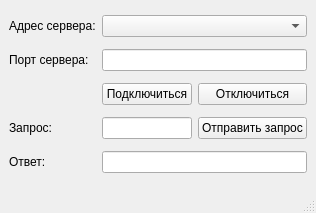
<?xml version="1.0" encoding="UTF-8"?>
<ui version="4.0">
 <class>ModbusClient</class>
 <widget class="QMainWindow" name="ModbusClient">
  <property name="geometry">
   <rect>
    <x>0</x>
    <y>0</y>
    <width>316</width>
    <height>213</height>
   </rect>
  </property>
  <property name="windowTitle">
   <string>ModbusTCPClient</string>
  </property>
  <widget class="QWidget" name="centralwidget">
   <layout class="QGridLayout" name="gridLayout">
    <item row="1" column="1" colspan="2">
     <widget class="QLineEdit" name="lePort"/>
    </item>
    <item row="3" column="1">
     <widget class="QLineEdit" name="leRequest"/>
    </item>
    <item row="0" column="1" colspan="2">
     <widget class="QComboBox" name="cbHostName"/>
    </item>
    <item row="1" column="0">
     <widget class="QLabel" name="label_2">
      <property name="text">
       <string>Порт сервера:</string>
      </property>
     </widget>
    </item>
    <item row="3" column="2">
     <widget class="QPushButton" name="pbSendRequest">
      <property name="text">
       <string>Отправить запрос</string>
      </property>
     </widget>
    </item>
    <item row="0" column="0">
     <widget class="QLabel" name="label">
      <property name="text">
       <string>Адрес сервера:</string>
      </property>
     </widget>
    </item>
    <item row="3" column="0">
     <widget class="QLabel" name="label_3">
      <property name="text">
       <string>Запрос:</string>
      </property>
     </widget>
    </item>
    <item row="4" column="0">
     <widget class="QLabel" name="label_4">
      <property name="text">
       <string>Ответ:</string>
      </property>
     </widget>
    </item>
    <item row="2" column="2">
     <widget class="QPushButton" name="pbQuit">
      <property name="text">
       <string>Отключиться</string>
      </property>
     </widget>
    </item>
    <item row="2" column="1">
     <widget class="QPushButton" name="pbConnect">
      <property name="text">
       <string>Подключиться</string>
      </property>
     </widget>
    </item>
    <item row="4" column="1" colspan="2">
     <widget class="QLineEdit" name="leResponse"/>
    </item>
   </layout>
  </widget>
  <widget class="QMenuBar" name="menubar">
   <property name="geometry">
    <rect>
     <x>0</x>
     <y>0</y>
     <width>316</width>
     <height>21</height>
    </rect>
   </property>
  </widget>
  <widget class="QStatusBar" name="statusbar"/>
 </widget>
 <resources/>
 <connections/>
</ui>
